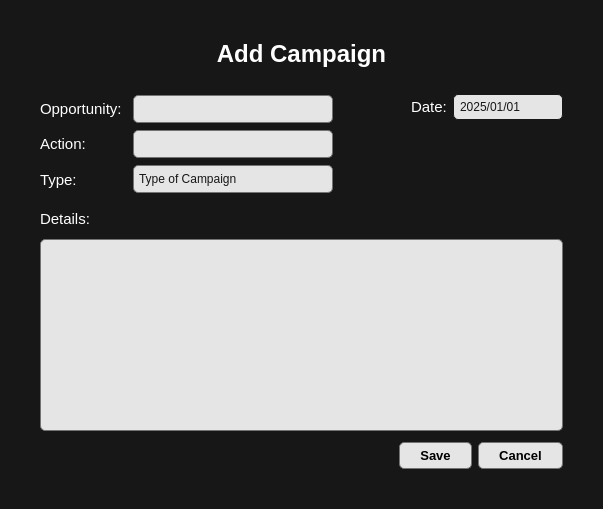
<?xml version="1.0" encoding="UTF-8"?>
<ui version="4.0">
 <class>add_campaign</class>
 <widget class="QDialog" name="add_campaign">
  <property name="geometry">
   <rect>
    <x>0</x>
    <y>0</y>
    <width>603</width>
    <height>509</height>
   </rect>
  </property>
  <property name="windowTitle">
   <string>edit_campaign</string>
  </property>
  <property name="styleSheet">
   <string notr="true">border-radius: 10px;
background-color: #171717;
color: white;</string>
  </property>
  <widget class="QFrame" name="main_frame">
   <property name="geometry">
    <rect>
     <x>11</x>
     <y>11</y>
     <width>581</width>
     <height>487</height>
    </rect>
   </property>
   <property name="frameShape">
    <enum>QFrame::Shape::StyledPanel</enum>
   </property>
   <property name="frameShadow">
    <enum>QFrame::Shadow::Raised</enum>
   </property>
   <layout class="QGridLayout" name="gridLayout_2">
    <item row="0" column="1">
     <spacer name="horizontalSpacer_8">
      <property name="orientation">
       <enum>Qt::Orientation::Horizontal</enum>
      </property>
      <property name="sizeHint" stdset="0">
       <size>
        <width>483</width>
        <height>20</height>
       </size>
      </property>
     </spacer>
    </item>
    <item row="1" column="1">
     <layout class="QHBoxLayout" name="horizontalLayout">
      <item>
       <widget class="QLabel" name="label">
        <property name="font">
         <font>
          <pointsize>18</pointsize>
          <bold>true</bold>
         </font>
        </property>
        <property name="styleSheet">
         <string notr="true">color: rgb(255, 255, 255);</string>
        </property>
        <property name="text">
         <string>Add Campaign</string>
        </property>
        <property name="alignment">
         <set>Qt::AlignmentFlag::AlignCenter</set>
        </property>
       </widget>
      </item>
     </layout>
    </item>
    <item row="2" column="1">
     <spacer name="horizontalSpacer_6">
      <property name="orientation">
       <enum>Qt::Orientation::Horizontal</enum>
      </property>
      <property name="sizeType">
       <enum>QSizePolicy::Policy::Preferred</enum>
      </property>
      <property name="sizeHint" stdset="0">
       <size>
        <width>483</width>
        <height>20</height>
       </size>
      </property>
     </spacer>
    </item>
    <item row="3" column="0">
     <spacer name="verticalSpacer_2">
      <property name="orientation">
       <enum>Qt::Orientation::Vertical</enum>
      </property>
      <property name="sizeHint" stdset="0">
       <size>
        <width>20</width>
        <height>267</height>
       </size>
      </property>
     </spacer>
    </item>
    <item row="3" column="1">
     <layout class="QVBoxLayout" name="verticalLayout">
      <item>
       <layout class="QHBoxLayout" name="horizontalLayout_2">
        <item>
         <layout class="QVBoxLayout" name="verticalLayout_3">
          <item>
           <widget class="QLabel" name="opportunity_line">
            <property name="font">
             <font>
              <pointsize>11</pointsize>
              <bold>false</bold>
             </font>
            </property>
            <property name="styleSheet">
             <string notr="true">color: rgb(255, 255, 255);</string>
            </property>
            <property name="text">
             <string>Opportunity:</string>
            </property>
            <property name="alignment">
             <set>Qt::AlignmentFlag::AlignLeading|Qt::AlignmentFlag::AlignLeft|Qt::AlignmentFlag::AlignVCenter</set>
            </property>
           </widget>
          </item>
          <item>
           <widget class="QLabel" name="label_4">
            <property name="sizePolicy">
             <sizepolicy hsizetype="Preferred" vsizetype="Preferred">
              <horstretch>0</horstretch>
              <verstretch>0</verstretch>
             </sizepolicy>
            </property>
            <property name="font">
             <font>
              <pointsize>11</pointsize>
              <bold>false</bold>
             </font>
            </property>
            <property name="styleSheet">
             <string notr="true">color: rgb(255, 255, 255);</string>
            </property>
            <property name="text">
             <string>Action:</string>
            </property>
            <property name="alignment">
             <set>Qt::AlignmentFlag::AlignLeading|Qt::AlignmentFlag::AlignLeft|Qt::AlignmentFlag::AlignVCenter</set>
            </property>
           </widget>
          </item>
          <item>
           <widget class="QLabel" name="label_6">
            <property name="font">
             <font>
              <pointsize>11</pointsize>
              <bold>false</bold>
             </font>
            </property>
            <property name="styleSheet">
             <string notr="true">color: rgb(255, 255, 255);</string>
            </property>
            <property name="text">
             <string>Type:</string>
            </property>
            <property name="alignment">
             <set>Qt::AlignmentFlag::AlignLeading|Qt::AlignmentFlag::AlignLeft|Qt::AlignmentFlag::AlignVCenter</set>
            </property>
           </widget>
          </item>
         </layout>
        </item>
        <item>
         <spacer name="verticalSpacer_4">
          <property name="orientation">
           <enum>Qt::Orientation::Vertical</enum>
          </property>
          <property name="sizeType">
           <enum>QSizePolicy::Policy::Preferred</enum>
          </property>
          <property name="sizeHint" stdset="0">
           <size>
            <width>5</width>
            <height>40</height>
           </size>
          </property>
         </spacer>
        </item>
        <item>
         <layout class="QVBoxLayout" name="verticalLayout_4">
          <item>
           <widget class="QLineEdit" name="opportunity_title_line">
            <property name="enabled">
             <bool>false</bool>
            </property>
            <property name="sizePolicy">
             <sizepolicy hsizetype="Preferred" vsizetype="Fixed">
              <horstretch>0</horstretch>
              <verstretch>0</verstretch>
             </sizepolicy>
            </property>
            <property name="minimumSize">
             <size>
              <width>200</width>
              <height>0</height>
             </size>
            </property>
            <property name="maximumSize">
             <size>
              <width>16777215</width>
              <height>16777215</height>
             </size>
            </property>
            <property name="font">
             <font>
              <family>Segoe UI</family>
              <pointsize>9</pointsize>
              <italic>false</italic>
              <bold>false</bold>
             </font>
            </property>
            <property name="styleSheet">
             <string notr="true">QLineEdit {
    background-color: #E5E5E5;
	color: rgb(0, 0, 0);
    border: 1px solid #737373;
    border-radius: 5px;
	padding: 5px;
}</string>
            </property>
           </widget>
          </item>
          <item>
           <widget class="QLineEdit" name="action_line">
            <property name="sizePolicy">
             <sizepolicy hsizetype="Preferred" vsizetype="Fixed">
              <horstretch>0</horstretch>
              <verstretch>0</verstretch>
             </sizepolicy>
            </property>
            <property name="minimumSize">
             <size>
              <width>200</width>
              <height>0</height>
             </size>
            </property>
            <property name="maximumSize">
             <size>
              <width>16777215</width>
              <height>16777215</height>
             </size>
            </property>
            <property name="font">
             <font>
              <family>Segoe UI</family>
              <pointsize>9</pointsize>
              <italic>false</italic>
              <bold>false</bold>
             </font>
            </property>
            <property name="styleSheet">
             <string notr="true">QLineEdit {
    background-color: #E5E5E5;
	color: rgb(0, 0, 0);
    border: 1px solid #737373;
    border-radius: 5px;
	padding: 5px;
}</string>
            </property>
           </widget>
          </item>
          <item>
           <widget class="QComboBox" name="campaign_type_combo">
            <property name="minimumSize">
             <size>
              <width>200</width>
              <height>0</height>
             </size>
            </property>
            <property name="styleSheet">
             <string notr="true">QComboBox {
    background-color: #E5E5E5;
    color: #171717;
    border: 1px solid #737373;
    border-radius: 5px;
    padding: 5px;
    font: 10pt &quot;Segoe UI&quot;;
}

QComboBox::drop-down {
    border: none;
}

QComboBox QAbstractItemView {
    background-color: #E5E5E5;
    color: #171717;
    border-radius: 10px;
}</string>
            </property>
            <property name="placeholderText">
             <string>Type of Campaign</string>
            </property>
            <item>
             <property name="text">
              <string>CAMPAIGN</string>
             </property>
            </item>
            <item>
             <property name="text">
              <string>CUSTOMER ENGAGEMENT</string>
             </property>
            </item>
           </widget>
          </item>
         </layout>
        </item>
        <item>
         <spacer name="horizontalSpacer_10">
          <property name="orientation">
           <enum>Qt::Orientation::Horizontal</enum>
          </property>
          <property name="sizeHint" stdset="0">
           <size>
            <width>40</width>
            <height>20</height>
           </size>
          </property>
         </spacer>
        </item>
        <item>
         <layout class="QVBoxLayout" name="verticalLayout_5">
          <item>
           <layout class="QHBoxLayout" name="horizontalLayout_6">
            <item>
             <widget class="QLabel" name="label_3">
              <property name="font">
               <font>
                <pointsize>11</pointsize>
                <bold>false</bold>
               </font>
              </property>
              <property name="styleSheet">
               <string notr="true">color: rgb(255, 255, 255);</string>
              </property>
              <property name="text">
               <string>Date:</string>
              </property>
              <property name="alignment">
               <set>Qt::AlignmentFlag::AlignLeading|Qt::AlignmentFlag::AlignLeft|Qt::AlignmentFlag::AlignVCenter</set>
              </property>
             </widget>
            </item>
            <item>
             <widget class="QDateEdit" name="date_edit">
              <property name="sizePolicy">
               <sizepolicy hsizetype="Minimum" vsizetype="Preferred">
                <horstretch>0</horstretch>
                <verstretch>0</verstretch>
               </sizepolicy>
              </property>
              <property name="minimumSize">
               <size>
                <width>110</width>
                <height>0</height>
               </size>
              </property>
              <property name="maximumSize">
               <size>
                <width>16777215</width>
                <height>16777215</height>
               </size>
              </property>
              <property name="font">
               <font>
                <family>Segoe UI</family>
                <pointsize>9</pointsize>
                <italic>false</italic>
                <bold>false</bold>
               </font>
              </property>
              <property name="styleSheet">
               <string notr="true">/* QDateEdit main field */
QDateEdit {
    color: #171717;
    background-color: #E5E5E5;
    border: 1px solid #171717;
    border-radius: 5px;
    padding: 4px;
}

/* Drop-down area */
QDateEdit::drop-down {
    subcontrol-origin: padding;
    subcontrol-position: top right;
    width: 20px;
    background-color: transparent;
}

/* Calendar icon */
QDateEdit::down-arrow {
    image: url(:/Resources/calendar.png);  /* use a dark icon on E5E5E5 background */
    width: 16px;
    height: 16px;
    margin-right: 14px;
}

/* Hover */
QDateEdit:hover {
    background-color: #E5E5E5;
    color: #171717;
    border: 1px solid #171717;
}

/* Focus */
QDateEdit:focus {
    border: 1px solid #171717;
    background-color: #DADADA;
    color: #171717;
}

/* Calendar popup */
QCalendarWidget {
    background-color: #E5E5E5;
    color: #171717;
    border: 1px solid #171717;
    border-radius: 6px;
    font: 10pt &quot;Segoe UI&quot;;
}

/* Header navigation bar */
QCalendarWidget QWidget#qt_calendar_navigationbar {
    background-color: #DADADA;
}

QCalendarWidget QToolButton {
    background-color: #CCCCCC;
    color: #171717;
    border: none;
    font-weight: bold;
    padding: 5px;
}

QCalendarWidget QToolButton:hover {
    background-color: #BFBFBF;
}

/* Remove dropdown arrow from tool buttons */
QCalendarWidget QToolButton::menu-indicator {
    image: none;
}

/* Weekday headers */
QCalendarWidget QHeaderView {
    background-color: #DADADA;
}

QCalendarWidget QHeaderView::section {
    color: #171717;
    background-color: #DADADA;
    border: none;
    padding: 5px;
}

/* Days view */
QCalendarWidget QAbstractItemView {
    background-color: #E5E5E5;
    color: #171717;
    selection-background-color: #171717;  /* Black highlight for selected */
    selection-color: #E5E5E5;             /* Light text on dark selection */
    gridline-color: #BFBFBF;
}

/* Today cell */
QCalendarWidget QWidget#qt_calendar_today {
    border: 1px solid #171717;
    background-color: #DADADA;
    border-radius: 4px;
}

/* Month/year dropdown */
QCalendarWidget QMenu {
    background-color: #E5E5E5;
    color: #171717;
    border: 1px solid #171717;
}
</string>
              </property>
              <property name="minimumDate">
               <date>
                <year>2025</year>
                <month>1</month>
                <day>1</day>
               </date>
              </property>
              <property name="currentSection">
               <enum>QDateTimeEdit::Section::YearSection</enum>
              </property>
              <property name="displayFormat">
               <string>yyyy/MM/dd</string>
              </property>
              <property name="calendarPopup">
               <bool>true</bool>
              </property>
             </widget>
            </item>
           </layout>
          </item>
          <item>
           <spacer name="verticalSpacer_3">
            <property name="orientation">
             <enum>Qt::Orientation::Vertical</enum>
            </property>
            <property name="sizeHint" stdset="0">
             <size>
              <width>20</width>
              <height>40</height>
             </size>
            </property>
           </spacer>
          </item>
         </layout>
        </item>
       </layout>
      </item>
      <item>
       <layout class="QVBoxLayout" name="verticalLayout_2">
        <item>
         <spacer name="horizontalSpacer_16">
          <property name="orientation">
           <enum>Qt::Orientation::Horizontal</enum>
          </property>
          <property name="sizeType">
           <enum>QSizePolicy::Policy::Preferred</enum>
          </property>
          <property name="sizeHint" stdset="0">
           <size>
            <width>40</width>
            <height>10</height>
           </size>
          </property>
         </spacer>
        </item>
        <item>
         <widget class="QLabel" name="label_5">
          <property name="font">
           <font>
            <pointsize>11</pointsize>
            <bold>false</bold>
           </font>
          </property>
          <property name="styleSheet">
           <string notr="true">color: rgb(255, 255, 255);</string>
          </property>
          <property name="text">
           <string>Details:</string>
          </property>
          <property name="alignment">
           <set>Qt::AlignmentFlag::AlignLeading|Qt::AlignmentFlag::AlignLeft|Qt::AlignmentFlag::AlignVCenter</set>
          </property>
         </widget>
        </item>
        <item>
         <spacer name="horizontalSpacer_12">
          <property name="orientation">
           <enum>Qt::Orientation::Horizontal</enum>
          </property>
          <property name="sizeType">
           <enum>QSizePolicy::Policy::Preferred</enum>
          </property>
          <property name="sizeHint" stdset="0">
           <size>
            <width>40</width>
            <height>5</height>
           </size>
          </property>
         </spacer>
        </item>
        <item>
         <widget class="QTextEdit" name="details_text">
          <property name="font">
           <font>
            <family>Segoe UI</family>
            <pointsize>9</pointsize>
            <italic>false</italic>
            <bold>false</bold>
           </font>
          </property>
          <property name="styleSheet">
           <string notr="true">QTextEdit {
	color: rgb(0, 0, 0);
    background-color: #E5E5E5;
    border: 1px solid #737373;
    border-radius: 5px;
	padding: 5px;
}</string>
          </property>
         </widget>
        </item>
       </layout>
      </item>
     </layout>
    </item>
    <item row="3" column="2">
     <spacer name="verticalSpacer">
      <property name="orientation">
       <enum>Qt::Orientation::Vertical</enum>
      </property>
      <property name="sizeType">
       <enum>QSizePolicy::Policy::Preferred</enum>
      </property>
      <property name="sizeHint" stdset="0">
       <size>
        <width>20</width>
        <height>267</height>
       </size>
      </property>
     </spacer>
    </item>
    <item row="4" column="1">
     <spacer name="horizontalSpacer_5">
      <property name="orientation">
       <enum>Qt::Orientation::Horizontal</enum>
      </property>
      <property name="sizeType">
       <enum>QSizePolicy::Policy::Preferred</enum>
      </property>
      <property name="sizeHint" stdset="0">
       <size>
        <width>483</width>
        <height>5</height>
       </size>
      </property>
     </spacer>
    </item>
    <item row="5" column="1">
     <layout class="QHBoxLayout" name="horizontalLayout_4">
      <item>
       <spacer name="horizontalSpacer_4">
        <property name="orientation">
         <enum>Qt::Orientation::Horizontal</enum>
        </property>
        <property name="sizeHint" stdset="0">
         <size>
          <width>40</width>
          <height>20</height>
         </size>
        </property>
       </spacer>
      </item>
      <item>
       <widget class="QPushButton" name="save_btn">
        <property name="font">
         <font>
          <family>Segoe UI</family>
          <pointsize>10</pointsize>
          <italic>false</italic>
          <bold>true</bold>
         </font>
        </property>
        <property name="styleSheet">
         <string notr="true">QPushButton {
    background-color: #E5E5E5;
	color: rgb(0, 0, 0);
    border: 1px solid #737373;
    border-radius: 5px;
    padding: 5px;
    text-align: center;
	padding-left: 20px;
    padding-right: 20px;
}

QPushButton:hover {
	background-color: rgb(204, 204, 204);
}

QPushButton:pressed {
	background-color: rgb(180, 180, 180);
}
</string>
        </property>
        <property name="text">
         <string>Save</string>
        </property>
       </widget>
      </item>
      <item>
       <spacer name="horizontalSpacer_7">
        <property name="orientation">
         <enum>Qt::Orientation::Horizontal</enum>
        </property>
        <property name="sizeType">
         <enum>QSizePolicy::Policy::Preferred</enum>
        </property>
        <property name="sizeHint" stdset="0">
         <size>
          <width>0</width>
          <height>20</height>
         </size>
        </property>
       </spacer>
      </item>
      <item>
       <widget class="QPushButton" name="cancel_btn">
        <property name="font">
         <font>
          <family>Segoe UI</family>
          <pointsize>10</pointsize>
          <italic>false</italic>
          <bold>true</bold>
         </font>
        </property>
        <property name="styleSheet">
         <string notr="true">QPushButton {
    background-color: #E5E5E5;
	color: rgb(0, 0, 0);
    border: 1px solid #737373;
    border-radius: 5px;
    padding: 5px;
    text-align: center;
	padding-left: 20px;
    padding-right: 20px;
}

QPushButton:hover {
	background-color: rgb(204, 204, 204);
}

QPushButton:pressed {
	background-color: rgb(180, 180, 180);
}
</string>
        </property>
        <property name="text">
         <string>Cancel</string>
        </property>
       </widget>
      </item>
     </layout>
    </item>
    <item row="6" column="1">
     <spacer name="horizontalSpacer_9">
      <property name="orientation">
       <enum>Qt::Orientation::Horizontal</enum>
      </property>
      <property name="sizeHint" stdset="0">
       <size>
        <width>483</width>
        <height>20</height>
       </size>
      </property>
     </spacer>
    </item>
   </layout>
  </widget>
 </widget>
 <resources/>
 <connections/>
</ui>
